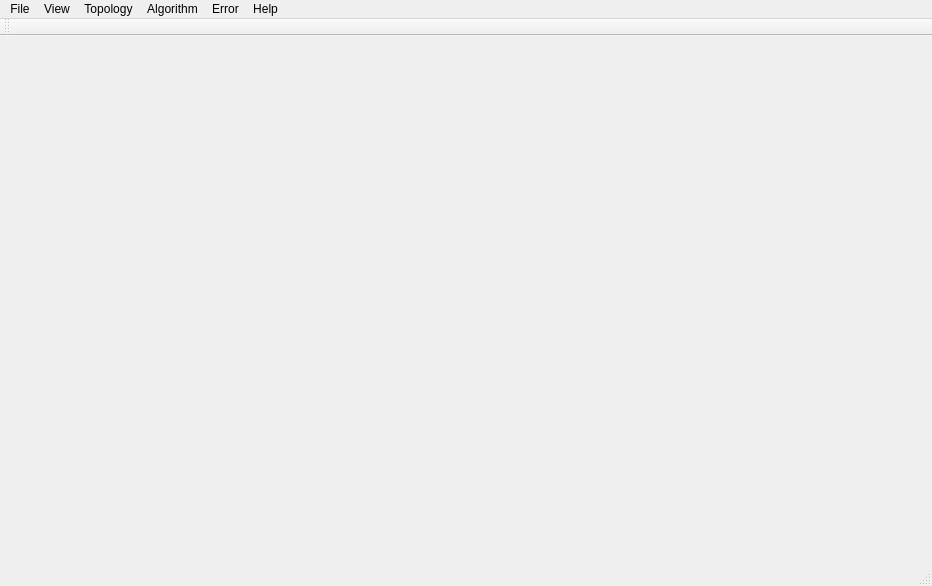
<?xml version="1.0" encoding="UTF-8"?>
<ui version="4.0">
 <class>Mesh_PlatformClass</class>
 <widget class="QMainWindow" name="Mesh_PlatformClass">
  <property name="geometry">
   <rect>
    <x>0</x>
    <y>0</y>
    <width>932</width>
    <height>586</height>
   </rect>
  </property>
  <property name="windowTitle">
   <string>Mesh_Platform</string>
  </property>
  <widget class="QWidget" name="centralWidget"/>
  <widget class="QMenuBar" name="menuBar">
   <property name="geometry">
    <rect>
     <x>0</x>
     <y>0</y>
     <width>932</width>
     <height>26</height>
    </rect>
   </property>
   <widget class="QMenu" name="menuFile">
    <property name="title">
     <string>File</string>
    </property>
    <widget class="QMenu" name="menuRecent_Files">
     <property name="title">
      <string>Recent Files</string>
     </property>
     <addaction name="separator"/>
     <addaction name="actionClearRecentFiles"/>
    </widget>
    <addaction name="actionOpen"/>
    <addaction name="actionSave"/>
    <addaction name="separator"/>
    <addaction name="menuRecent_Files"/>
    <addaction name="separator"/>
    <addaction name="actionExit"/>
   </widget>
   <widget class="QMenu" name="menuView">
    <property name="title">
     <string>View</string>
    </property>
    <addaction name="actionSnapshot"/>
    <addaction name="actionBackground_Color"/>
   </widget>
   <widget class="QMenu" name="menuTopology">
    <property name="title">
     <string>Topology</string>
    </property>
    <addaction name="actionShow_Statistics"/>
   </widget>
   <widget class="QMenu" name="menuHelp">
    <property name="title">
     <string>Help</string>
    </property>
    <addaction name="actionAbout_Mesh_Platform"/>
   </widget>
   <widget class="QMenu" name="menuAlgorithm">
    <property name="title">
     <string>Algorithm</string>
    </property>
    <addaction name="actionFeature_preserving_3D_mesh_simplification"/>
   </widget>
   <widget class="QMenu" name="menuError">
    <property name="title">
     <string>Error</string>
    </property>
    <widget class="QMenu" name="menuMesh_Simplification_Error">
     <property name="title">
      <string>Mesh Simplification Error</string>
     </property>
     <addaction name="actionMean_Error"/>
     <addaction name="actionRMS_Error"/>
    </widget>
    <addaction name="actionMesh_Filter_Error"/>
    <addaction name="menuMesh_Simplification_Error"/>
   </widget>
   <addaction name="menuFile"/>
   <addaction name="menuView"/>
   <addaction name="menuTopology"/>
   <addaction name="menuAlgorithm"/>
   <addaction name="menuError"/>
   <addaction name="menuHelp"/>
  </widget>
  <widget class="QToolBar" name="mainToolBar">
   <attribute name="toolBarArea">
    <enum>TopToolBarArea</enum>
   </attribute>
   <attribute name="toolBarBreak">
    <bool>false</bool>
   </attribute>
  </widget>
  <widget class="QStatusBar" name="statusBar"/>
  <action name="actionOpen">
   <property name="text">
    <string>Open</string>
   </property>
  </action>
  <action name="actionSave">
   <property name="text">
    <string>Save</string>
   </property>
  </action>
  <action name="actionExit">
   <property name="text">
    <string>Exit</string>
   </property>
  </action>
  <action name="actionSnapshot">
   <property name="text">
    <string>Snapshot</string>
   </property>
  </action>
  <action name="actionBackground_Color">
   <property name="text">
    <string>Background Color</string>
   </property>
  </action>
  <action name="actionShow_Statistics">
   <property name="text">
    <string>Show Statistics</string>
   </property>
  </action>
  <action name="actionAbout_Mesh_Platform">
   <property name="text">
    <string>About Mesh_Platform</string>
   </property>
  </action>
  <action name="actionClearRecentFiles">
   <property name="text">
    <string>Clear</string>
   </property>
  </action>
  <action name="actionMean_Error">
   <property name="text">
    <string>Mean Error</string>
   </property>
  </action>
  <action name="actionRMS_Error">
   <property name="text">
    <string>RMS Error</string>
   </property>
  </action>
  <action name="actionMesh_Filter_Error">
   <property name="text">
    <string>Mesh Filter Error</string>
   </property>
  </action>
  <action name="actionBilateralNormalFilter_2">
   <property name="text">
    <string>BilateralNormalFilter</string>
   </property>
  </action>
  <action name="action_BilateralNormalFilter">
   <property name="text">
    <string>Bilateral Normal Filter</string>
   </property>
  </action>
  <action name="actionPlanarStructureExtraction">
   <property name="text">
    <string>Planar Region Extraction </string>
   </property>
  </action>
  <action name="actionQEM">
   <property name="text">
    <string>QEM</string>
   </property>
  </action>
  <action name="actionFeature_preserving_3D_mesh_simplification">
   <property name="text">
    <string>Feature-preserving 3D mesh simplification</string>
   </property>
  </action>
 </widget>
 <layoutdefault spacing="6" margin="11"/>
 <resources>
  <include location="Mesh_Platform.qrc"/>
 </resources>
 <connections/>
</ui>
